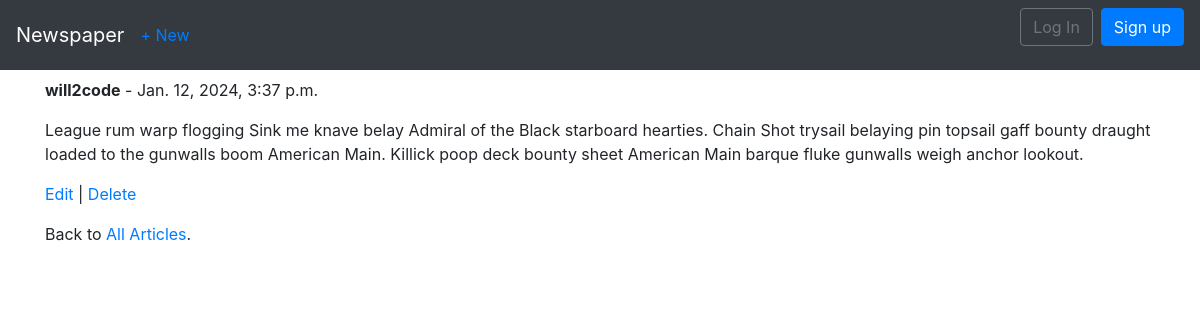
Page /articles/2/ on the committed database.
### articles/models.py (models this page shows, shortened)
class Article(models.Model):
    title = models.CharField(max_length=255)
    body = models.TextField()
    date = models.DateTimeField(auto_now_add=True)
    author = models.ForeignKey(
        get_user_model(),
        on_delete=models.CASCADE,
    )

### accounts/models.py (models this page shows)
class CustomUser(AbstractUser):
    age = models.PositiveIntegerField(null=True, blank=True)

### articles/views.py (the view)
# urls.py: path('<int:pk>/', ArticleDetailView.as_view(), name='article_detail'),
class ArticleDetailView(DetailView):
    model = Article
    template_name = 'article_detail.html'

### templates/article_detail.html (shortened to what this page needs)
{% extends 'base.html' %}
{% block content %}
<div class="article-entry">
	<p> <strong>{{ object.author }}</strong> - {{ object.date }}</p>
	<p>{{ object.body }}</p>
</div>
<p>
	<a href="{% url 'article_edit' article.pk %}">Edit</a> |
	<a href="{% url 'article_delete' article.pk %}">Delete</a>
</p>
<p> Back to <a href="{% url 'article_list' %}">All Articles</a>. </p>
{% endblock content %}

### rows in the picture
Article: author "will2code", date "Jan. 12, 2024, 3:37 p.m.", body "League rum warp flogging Sink me knave belay Admiral of the Black starboard hearties. Chain Shot trysail belaying pin topsail gaff bounty draught loaded to the gunwalls boom American Main. Killick poop deck bounty sheet American Main barque fluke gunwalls weigh anchor lookout."
